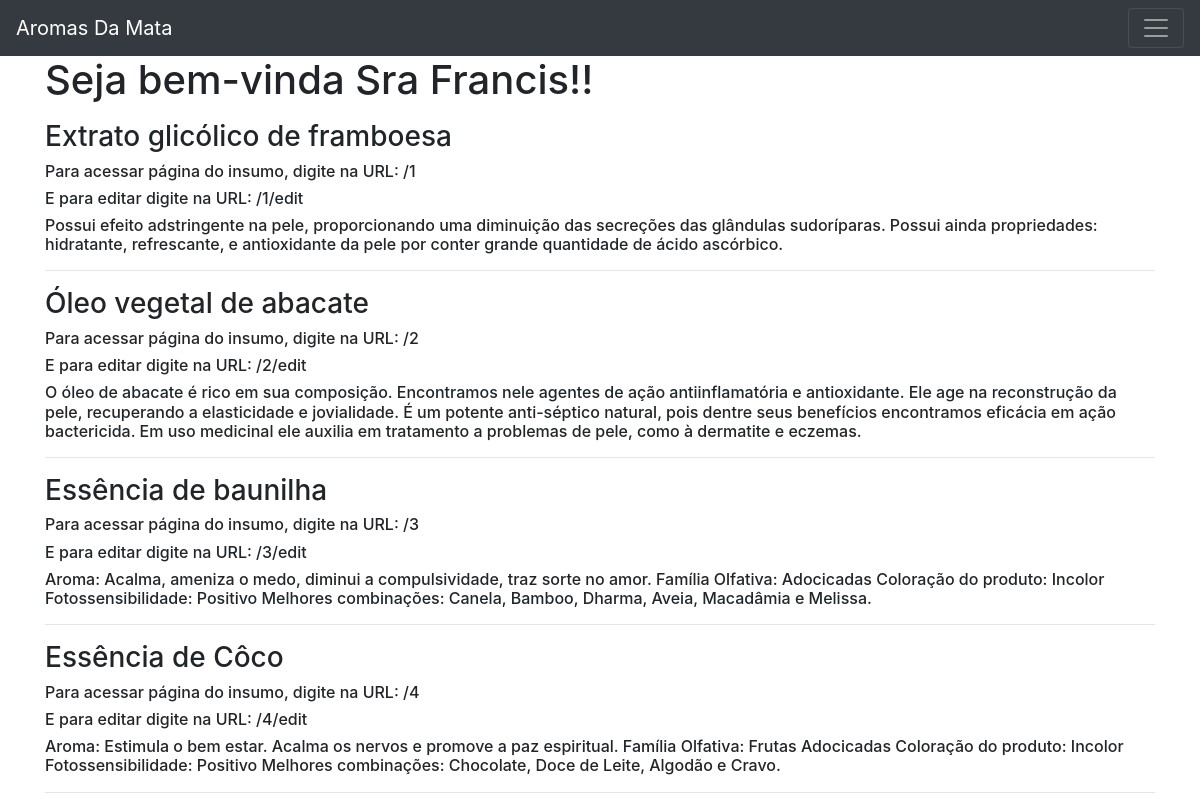
Before: / with the older database file.
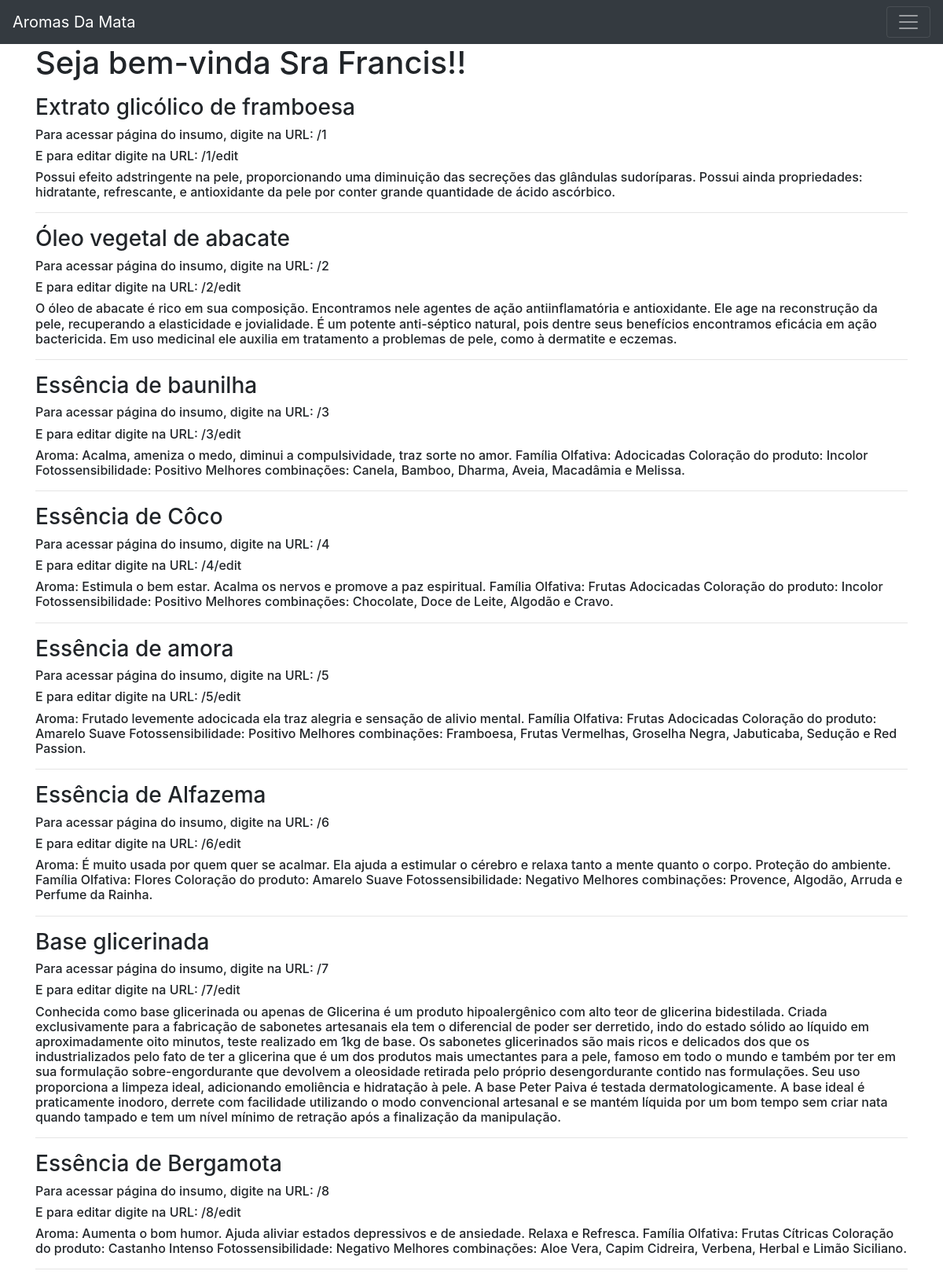
After: the same page with the newer database file.
### tables this page shows
CREATE TABLE insumos (
    id INTEGER PRIMARY KEY AUTOINCREMENT,
    created TIMESTAMP NOT NULL DEFAULT CURRENT_TIMESTAMP,
    nome_insumo TEXT NOT NULL,
    beneficios TEXT NOT NULL
);

### app.py (the view)
@app.route('/') # TELA PRINCIPAL
def index():
    conn = get_db_connection() #conecta com o BD
    insumos = conn.execute('SELECT * FROM insumos').fetchall()
    conn.close()
    return render_template('index.html', insumos=insumos)

### app.py (called while the page is built)
def get_db_connection():
    conn = sqlite3.connect('database.db')
    conn.row_factory = sqlite3.Row
    return conn

### templates/index.html (shortened to what this page needs)
{% extends 'base.html' %}
{% block content %}
    <h1>{% block title %} Seja bem-vinda Sra Francis!! {% endblock %}</h1>
    {% for insumo in insumos %}
            <h3>{{ insumo['nome_insumo'] }}</h3>
            <h6>Para acessar página do insumo, digite na URL: /{{ insumo['id'] }}</h6>
            <h6>E para editar digite na URL: /{{ insumo['id'] }}/edit</h6>
            <h6>{{ insumo['beneficios'] }}</h6>
        <hr>
    {% endfor %}
{% endblock %}

### templates/base.html (shortened to what this page needs)
<!doctype html>
<html lang="pt-br">
  <head>
    <link rel="stylesheet" href="https://stackpath.bootstrapcdn.com/bootstrap/4.3.1/css/bootstrap.min.css">
  </head>
  <body>
    <nav class="navbar navbar-dark bg-dark">
        <a class="navbar-brand" href="{{ url_for('index')}}">Aromas Da Mata</a>
        <button class="navbar-toggler" type="button" data-toggle="collapse" data-target="#navbarNav" aria-controls="navbarNav" aria-expanded="false" aria-label="Toggle navigation">
            <span class="navbar-toggler-icon"></span>
        </button>
    </nav>
    <div class="container">
        {% block content %} {% endblock %}
    </div>
  </body>
</html>

Changed rows visible on the page:
added insumos: nome_insumo "Essência de amora", id "5", beneficios "Aroma: Frutado levemente adocicada ela traz alegria e sensação de alivio mental. Família Olfativa: Frutas Adocicadas Coloração do produto: Amarelo Suave Fotossensibilidade: Positivo Melhores combinações: Framboesa, Frutas Vermelhas, Groselha Negra, Jabuticaba, Sedução e Red Passion."
added insumos: nome_insumo "Essência de Alfazema", id "6", beneficios "Aroma: É muito usada por quem quer se acalmar. Ela ajuda a estimular o cérebro e relaxa tanto a mente quanto o corpo. Proteção do ambiente. Família Olfativa: Flores Coloração do produto: Amarelo Suave Fotossensibilidade: Negativo Melhores combinações: Provence, Algodão, Arruda e Perfume da Rainha."
added insumos: nome_insumo "Base glicerinada", id "7", beneficios "Conhecida como base glicerinada ou apenas de Glicerina é um produto hipoalergênico com alto teor de glicerina bidestilada. Criada exclusivamente para a fabricação de sabonetes artesanais ela tem o diferencial de poder ser derretido, indo do estado sólido ao líquido em aproximadamente oito minutos, teste realizado em 1kg de base. Os sabonetes glicerinados são mais ricos e delicados dos que os industrializados pelo fato de ter a glicerina que é um dos produtos mais umectantes para a pele, famoso em todo o mundo e também por ter em sua formulação sobre-engordurante que devolvem a oleosidade retirada pelo próprio desengordurante contido nas formulações. Seu uso proporciona a limpeza ideal,…"
added insumos: nome_insumo "Essência de Bergamota", id "8", beneficios "Aroma: Aumenta o bom humor. Ajuda aliviar estados depressivos e de ansiedade. Relaxa e Refresca. Família Olfativa: Frutas Cítricas Coloração do produto: Castanho Intenso Fotossensibilidade: Negativo Melhores combinações: Aloe Vera, Capim Cidreira, Verbena, Herbal e Limão Siciliano."
